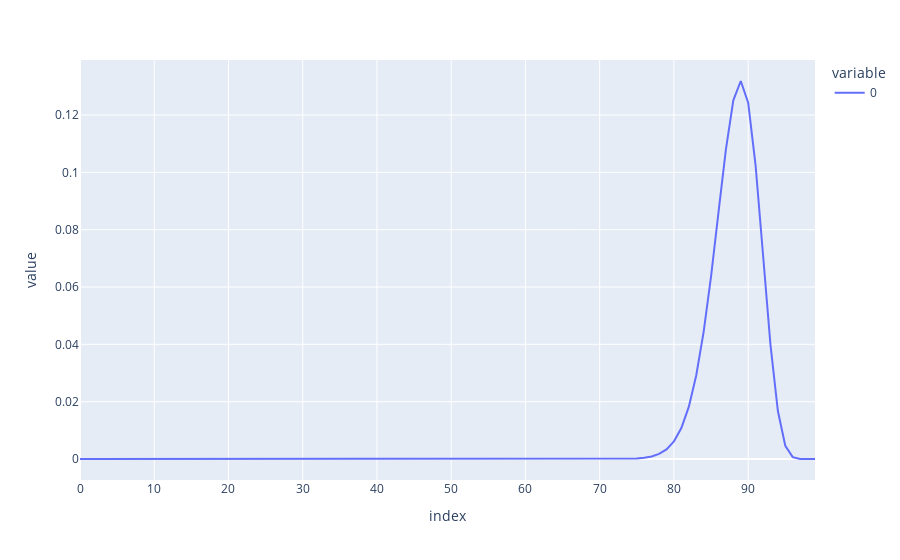

Notebook source saved alongside this figure:
### Code cell
px.line(simulation_result_df)
